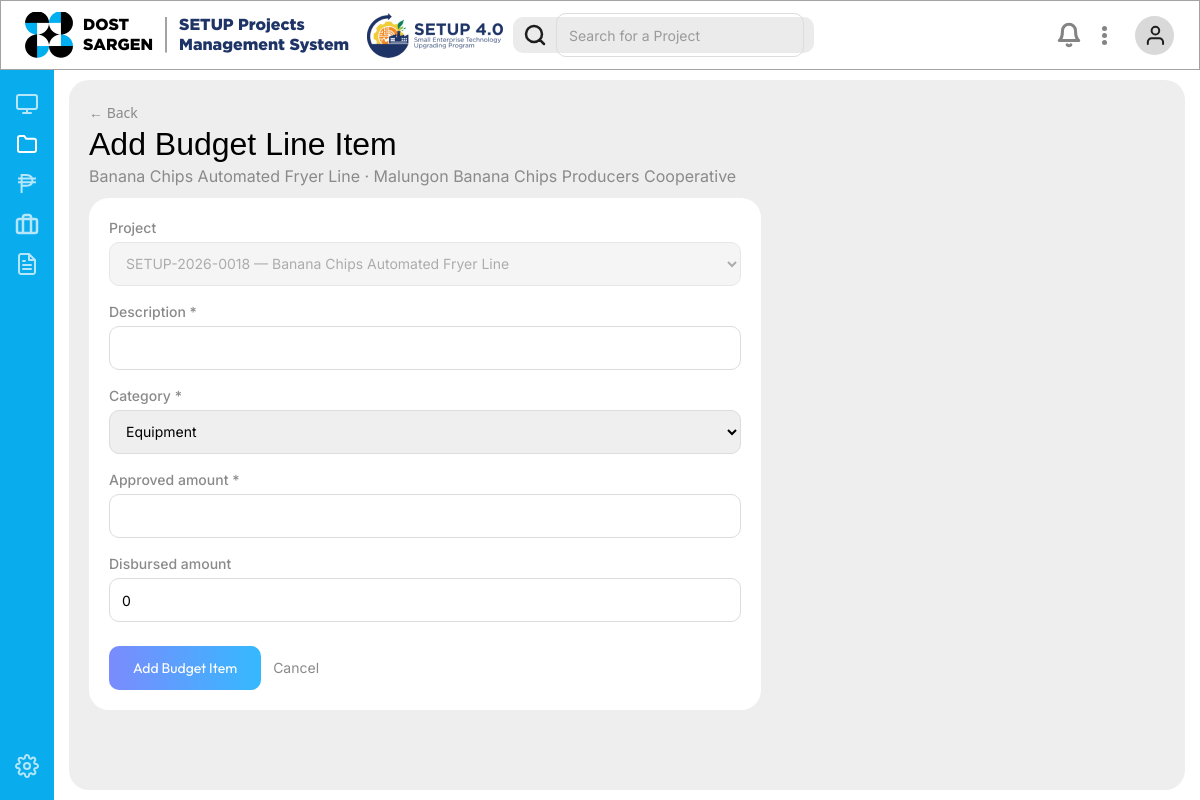
Screenshot of /projects/131/budget-item/new/ with the database file from the repository.
### monitoring/models.py (models this page shows, shortened)
class Project(models.Model):
    class Status(models.TextChoices):
        PENDING = 'pending', 'Pending Approval'
        PHASE_1 = 'phase_1', 'Phase I - Implementation'
        PHASE_2 = 'phase_2', 'Phase II - Refund Period'
        COMPLETED = 'completed', 'Completed'
        TERMINATED = 'terminated', 'Terminated'
        WITHDRAWN = 'withdrawn', 'Withdrawn'
    class TerminationReason(models.TextChoices):
        FORCE_MAJEURE = 'force_majeure', 'Force Majeure / Fortuitous Event'
        COOPERATOR_DEFAULT = 'default', "Cooperator's Failure/Neglect"
        DEATH = 'death', 'Death of Cooperator'
        OTHER = 'other', 'Other'
    DELINQUENCY_THRESHOLD_MONTHS = 3
    cooperator = models.ForeignKey(
        Cooperator, on_delete=models.PROTECT, related_name='projects', verbose_name="MSME"
    )
    title = models.CharField(max_length=255)
    project_code = models.CharField(max_length=50, unique=True, blank=True, null=True)
    status = models.CharField(max_length=15, choices=Status.choices, default=Status.PENDING)
    total_ifund_amount = models.DecimalField(
        "Total iFund Support (₱)", max_digits=14, decimal_places=2,
        blank=True, default=Decimal("0"),
        help_text=(
            "Total amount of funding assistance approved (the principal to be "
            "refunded). Leave blank until the approved amount is confirmed — "
            "defaults to ₱0 rather than being left null, since remaining_balance/"
            "refund_progress_percent below do arithmetic on this field and a real "
            "None would crash them."
        )
    )
    fund_source = models.CharField(
        max_length=20,
        choices=[('setup_budget', 'SETUP Budget (refundable)'), ('lgia', 'Local GIA (non-refundable)')],
        default='setup_budget',
    )
    phase1_start_date = models.DateField(null=True, blank=True, help_text="Date SETUP funds were received.")
    phase1_expected_end_date = models.DateField(
        null=True, blank=True,
        help_text="6–12 months from phase1_start_date per AO guidelines."
    )
    phase1_actual_end_date = models.DateField(null=True, blank=True)
    refund_period_years = models.PositiveSmallIntegerField(
        choices=[(3, '3 years'), (5, '5 years')], null=True, blank=True
    )
    refund_start_date = models.DateField(null=True, blank=True, help_text="Commences after Phase I completion.")
    refund_extension_years = models.PositiveSmallIntegerField(
        default=0, validators=[MaxValueValidator(2)],
        help_text="Max 2 additional years allowed."
    )
    budget_realignment_count = models.PositiveSmallIntegerField(default=0)
    implementation_date_changed = models.BooleanField(default=False)
    termination_reason = models.CharField(
        max_length=20, choices=TerminationReason.choices, blank=True
    )
    termination_date = models.DateField(null=True, blank=True)
    final_obligation_amount = models.DecimalField(
        max_digits=14, decimal_places=2, null=True, blank=True,
        help_text="Computed per Annex B for terminated/withdrawn projects."
    )
    notes = models.TextField(blank=True)
    jobs_created = models.PositiveIntegerField(
        "Jobs Created", default=0,
        help_text="Jobs created as a direct result of this project (warm bodies).",
    )
    gross_sales = models.DecimalField(
        "Gross Sales (₱)", max_digits=14, decimal_places=2, default=Decimal("0"),
        help_text="MSME's current reported gross sales attributable to this project.",
    )
    photo = models.ImageField(upload_to='project_photos/%Y/%m/', blank=True, null=True)
    created_at = models.DateTimeField(auto_now_add=True)
    updated_at = models.DateTimeField(auto_now=True)
    class Meta:
        ordering = ['-created_at']
    def __str__(self):
        return f"{self.project_code or 'N/A'} — {self.title}"
    @property
    def remaining_balance(self):
        return self.total_ifund_amount - self.total_refunded
    @property
    def refund_progress_percent(self):
        if not self.total_ifund_amount:
            return Decimal("0")
        return round((self.total_refunded / self.total_ifund_amount) * 100, 2)

class Cooperator(models.Model):
    BUSINESS_TYPE_CHOICES = [
        ('sole_proprietorship', 'Sole Proprietorship'),
        ('partnership', 'Partnership'),
        ('corporation', 'Corporation'),
        ('cooperative', 'Cooperative'),
        ('industry_association', 'Industry Association'),
        ('lgu', 'Local Government Unit'),
        ('suc', 'State University/College'),
        ('other', 'Other'),
    ]
    ENTERPRISE_CATEGORY_CHOICES = [
        ('micro', 'Micro'),
        ('small', 'Small'),
        ('medium', 'Medium'),
    ]
    DEVELOPMENT_STAGE_CHOICES = [
        ('developing', 'Developing Enterprise'),
        ('growing', 'Growing Enterprise'),
        ('expanding', 'Expanding and Innovating Enterprise'),
    ]
    name = models.CharField(max_length=255)
    business_type = models.CharField(max_length=30, choices=BUSINESS_TYPE_CHOICES)
    enterprise_category = models.CharField(max_length=10, choices=ENTERPRISE_CATEGORY_CHOICES, blank=True)
    development_stage = models.CharField(max_length=15, choices=DEVELOPMENT_STAGE_CHOICES, blank=True)
    priority_sector = models.CharField(max_length=100, blank=True)
    address = models.CharField(max_length=255, blank=True)
    contact_person = models.CharField(max_length=255, blank=True)
    contact_number = models.CharField(max_length=50, blank=True)
    email = models.EmailField(blank=True)
    dti_sec_cda_registration_no = models.CharField(
        "DTI/SEC/CDA Registration No.", max_length=100, blank=True
    )
    filipino_ownership_percent = models.DecimalField(
        max_digits=5, decimal_places=2, default=Decimal("100.00"),
        help_text="Must be at least 60% per eligibility requirements."
    )
    has_outstanding_accountabilities = models.BooleanField(default=False)
    is_export_firm = models.BooleanField(
        "Export Firm", default=False,
        help_text="Whether this MSME is engaged in exporting.",
    )
    created_at = models.DateTimeField(auto_now_add=True)
    updated_at = models.DateTimeField(auto_now=True)
    class Meta:
        verbose_name = "MSME"
        verbose_name_plural = "MSMEs"

### monitoring/views.py (the view)
# urls.py: path('projects/<int:project_pk>/budget-item/new/', views.budget_item_create, name='project_budget_item_create'),
def budget_item_create(request, project_pk=None):
    project = get_object_or_404(Project, pk=project_pk) if project_pk else None
    if request.method == 'POST':
        form = BudgetLineItemCreateForm(request.POST, project=project)
        if form.is_valid():
            item = form.save(commit=False)
            if project is not None:
                item.project = project
            item.save()
            messages.success(request, f"Added budget line item: {item.description}")
            return redirect('project_detail', pk=item.project.pk) if project else redirect('funding_overview')
        messages.error(request, "Couldn't save — please check the form.")
    else:
        form = BudgetLineItemCreateForm(project=project)
    context = {
        "form": form,
        "project": project,
        "active_page": "projects" if project else "funding",
        "cancel_url": reverse('project_detail', args=[project.pk]) if project else reverse('funding_overview'),
    }
    return render(request, "monitoring/budget_item_create_form.html", context)

### monitoring/forms.py (shortened to what this page needs)
class BudgetLineItemCreateForm(forms.ModelForm):
    class Meta:
        model = BudgetLineItem
        fields = ['project', 'description', 'category', 'approved_amount', 'disbursed_amount']
        widgets = {
            'approved_amount': forms.NumberInput(attrs={'step': '0.01'}),
            'disbursed_amount': forms.NumberInput(attrs={'step': '0.01'}),
        }
    def __init__(self, *args, project=None, **kwargs):
        super().__init__(*args, **kwargs)
        self.fields['project'].queryset = Project.objects.order_by('title')
        if project is not None:
            self.fields['project'].initial = project
            self.fields['project'].disabled = True
        self.fields['disbursed_amount'].required = False

### monitoring/templates/monitoring/budget_item_create_form.html (shortened to what this page needs)
{% extends "monitoring/base.html" %}
{% load static %}
{% block content %}
<link href="https://cdn.jsdelivr.net/npm/tom-select@2.3.1/dist/css/tom-select.css" rel="stylesheet">
<div class="flex min-h-full flex-col gap-2.5 rounded-[20px] bg-[#eeeeee] p-5">
    <div>
        <a href="{{ cancel_url }}" class="text-sm text-[#8a8a8a] hover:underline">← Back</a>
        <h1 class="font-['Arial-Regular',_sans-serif] text-[32px] text-black leading-tight">Add Budget Line Item</h1>
        {% if project %}
        <p class="font-['Inter',_sans-serif] text-[#8a8a8a]">
            {{ project.title }} · {{ project.cooperator.name }}
        </p>
        {% else %}
        <p class="font-['Inter',_sans-serif] text-[#8a8a8a]">
            Pick a project below, then break down its approved budget by category.
        </p>
        {% endif %}
    </div>
    <div class="rounded-[20px] bg-white p-5 max-w-2xl">
        <form method="post" class="flex flex-col gap-4">
            {% if project %}
            <div class="flex flex-col gap-1">
                <label class="font-['Inter',_sans-serif] text-sm font-medium text-[#8a8a8a]">Project</label>
                {{ form.project }}
            </div>
            {% endif %}
            {% for field in form %}
            {% if field.name != 'project' %}
            <div class="flex flex-col gap-1">
                <label for="{{ field.id_for_label }}" class="font-['Inter',_sans-serif] text-sm font-medium text-[#8a8a8a]">
                    {{ field.label }}{% if field.field.required %} *{% endif %}
                </label>
                {{ field }}
            </div>
            {% endif %}
            {% endfor %}
            <div class="flex items-center gap-3 mt-2">
                <button type="submit"
                    class="h-11 rounded-[10px] px-6 font-['Outfit',_sans-serif] text-sm text-white"
                    style="background: linear-gradient(270deg, rgba(53,185,254,1) 0%, rgba(123,139,253,1) 100%);">
                    Add Budget Item
                </button>
                <a href="{{ cancel_url }}" class="font-['Inter',_sans-serif] text-sm text-[#8a8a8a] hover:underline">
                    Cancel
                </a>
            </div>
        </form>
    </div>
</div>
{% endblock %}

### monitoring/templates/monitoring/budget_item_create_form.html (style rules this page uses)
form select, form input[type="text"], form input[type="number"] { height: 44px; border-radius: 10px; border: 1px solid #dcdcdc; padding: 0 12px; font-family: 'Inter', sans-serif; font-size: 14px; }
form select:disabled { background: #f2f2f2; color: #8a8a8a; }

### rows the page displays
Project: title "Banana Chips Automated Fryer Line", cooperator.name "Malungon Banana Chips Producers Cooperative"

### other values shown
{{ field.label }} "Description" "Category" "Approved amount" "Disbursed amount"
